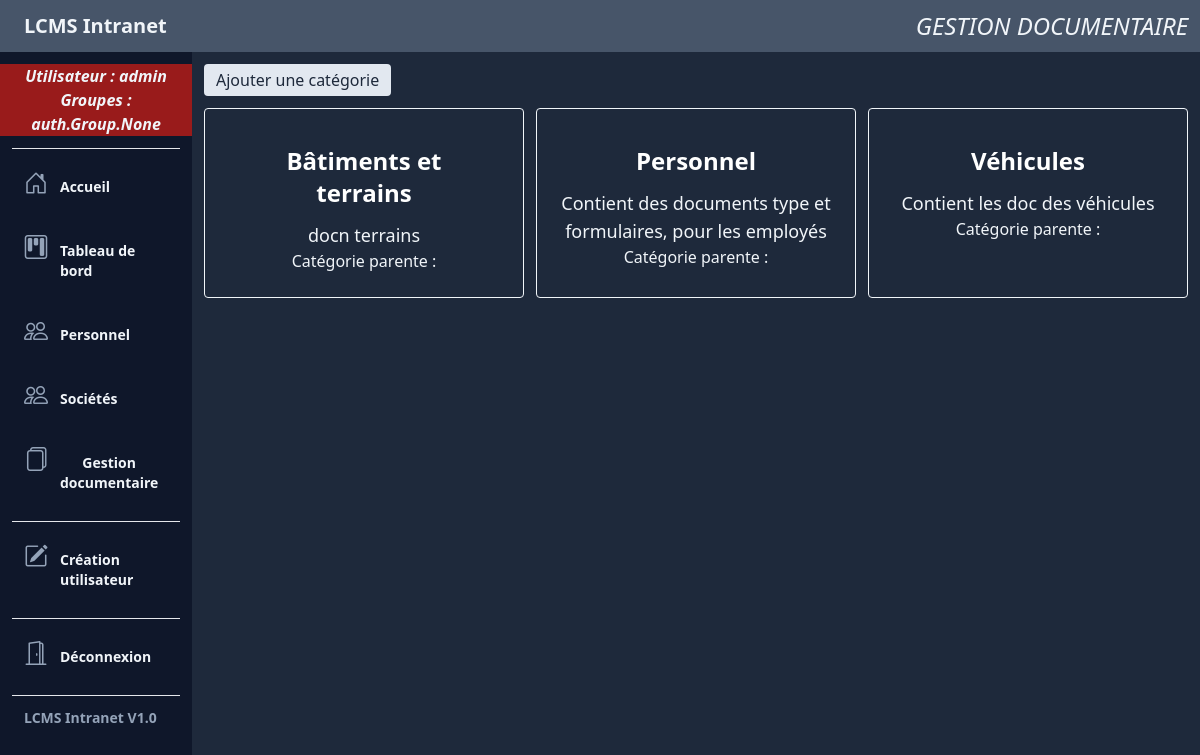
The page /gesdoc/ (signed in) on the database its author committed.
### gesdoc/models.py (models this page shows, shortened)
class DocumentCategories(models.Model):
    name = models.CharField(verbose_name="Nom", max_length=100)
    description = models.TextField(verbose_name="Description")
    parent_id = models.ForeignKey("self", verbose_name="Catégorie parente", related_name="documentCategory",
                                  on_delete=models.CASCADE, null=True, blank=True)
    class Meta:
        ordering = ('name',)
        verbose_name_plural = 'Document categories'

### gesdoc/views.py (the view)
# urls.py: path('', views.index, name='index'),
@login_required
def index(request, catId=None):
    print(catId)
    if catId is None:
        documentCategories = DocumentCategories.objects.filter(parent_id__isnull=True)
    else:
        documentCategories = DocumentCategories.objects.filter(parent_id__isnull=catId)
    return render(request, 'gesdoc/index.html',
                  {'documentCategories': documentCategories})

### gesdoc/templates/gesdoc/index.html (shortened to what this page needs)
{% extends 'core/base.html' %}
{% block big_title %}
    Gestion documentaire
{% endblock %}
{% block content %}
<div class="m-3">
    <nav class="mb-3">
        <div class="flex flex-row w-full space-x-3 text-slate-100">
            <a href="{% url 'gesdoc:new_document_category' %}"
               class="py-1 px-3 bg-slate-200 hover:bg-slate-400 transition duration-200 text-slate-800 rounded">Ajouter une catégorie</a>
        </div>
    </nav>
    <div class="grid grid-cols-3 gap-3">
        {% for documentCategory in documentCategories %}
            {% if documenCategory.parent_id %}
                <a href="{% url 'gesdoc:index_with_parentId' documenCategory.id %}">
            {% else %}
                <a href="{% url 'gesdoc:index' %}">
            {% endif %}
                <div class="p-6 text-slate-100 text-center h-full hover:bg-slate-900 border border-slate-100 rounded">
                    <div class="">
                        <h3 class="m-3 sm:text-sm md:text-lg lg:text-2xl xl:text-4xl font-semibold text-white">{{ documentCategory.name }}</h3>
                    </div>
                    <p class="text-center sm:text-sm md:text-lg text-slate-100">
                            {{ documentCategory.description }}
                    </p>
                    <p>Catégorie parente : {{ documenCategory.parent_id }}</p>
                </div>
            </a>
        {% endfor %}
    </div>
</div>
{% endblock %}

### core/templates/core/base.html (shortened to what this page needs)
{% load static %}
<!DOCTYPE html>
<html lang="en">
<head>
    <script src="https://cdn.tailwindcss.com"></script>
    <link rel="stylesheet" href="https://cdn.jsdelivr.net/npm/bootstrap-icons@1.7.2/font/bootstrap-icons.css">
</head>
<body class="bg-slate-800">
    <div class="relative flex">
        <div class="w-48 bg-slate-900 text-slate-100 space-y-3 fixed top-0 left-0 min-h-screen">
            <div class="px-6 py-3 text-left bg-slate-600">
                <a href="/" class="text-xl font-semibold">LCMS Intranet</a>
            </div>
            {% if request.user.is_authenticated %}
                {% if request.user.is_staff %}
                    <div class="bg-red-800 text-center italic font-semibold">
                {% else %}
                    <div class="text-center italic font-semibold">
                {% endif %}
                    Utilisateur : {{ request.user }}
                    Groupes : <br/>{{request.user.groups }}
                </div>
                <hr class="mx-3">
            {% endif %}
            <nav class="px-3 space-y-3">
                <div class="flex px-3 py-1 text-middle hover:bg-gray-700 rounded transition duration-200">
                    <i class="align-middle bi-house-door text-slate-400" style="font-size: 24px;"></i>
                    <a href="{% url 'core:index' %}" class="block p-3 text-sm font-semibold hover:bg-gray-700 rounded transition duration-200">Accueil</a>
                </div>
                {% if request.user.is_authenticated %}
                    <div class="flex px-3 py-1 text-middle hover:bg-gray-700 rounded transition duration-200">
                        <i class="bi-kanban text-slate-400" style="font-size: 24px;"></i>
                        <a href="{% url 'dashboard' %}" class="block p-3 text-sm font-semibold hover:bg-gray-700 rounded transition duration-200">Tableau de bord</a>
                    </div>
                    <div class="flex px-3 py-1 text-middle hover:bg-gray-700 rounded transition duration-200">
                        <i class="bi-people text-slate-400" style="font-size: 24px;"></i>
                        <button class="block p-3 text-sm font-semibold hover:bg-gray-700 rounded transition duration-200" hx-push-url="true" hx-get="{% url 'employees:index' %}" hx-target="#mainContent" hx-swap="outerHTML">Personnel</button>
                    </div>
                    <div class="flex px-3 py-1 text-middle hover:bg-gray-700 rounded transition duration-200">
                        <i class="bi-people text-slate-400" style="font-size: 24px;"></i>
                        <button class="block p-3 text-sm font-semibold hover:bg-gray-700 rounded transition duration-200" hx-push-url="true" hx-get="{% url 'employees:companies' %}" hx-target="#mainContent" hx-swap="outerHTML">Sociétés</button>
                    </div>
                    <div class="flex px-3 py-1 text-middle hover:bg-gray-700 rounded transition duration-200">
                        <i class="bi-files text-slate-400" style="font-size: 24px;"></i>
                        <button class="block p-3 text-sm font-semibold hover:bg-gray-700 rounded transition duration-200" hx-push-url="true" hx-get="{% url 'gesdoc:index' %}" hx-target="#mainContent" hx-swap="outerHTML">Gestion documentaire</button>
                    </div>
                    <hr>
                    {% if request.user.is_staff %}
                        <div class="flex px-3 py-1 text-middle hover:bg-gray-700 rounded transition duration-200">
                            <i class="bi-pencil-square text-slate-400" style="font-size: 24px;"></i>
                            <a href="{% url 'core:signup' %}" class="block p-3 text-sm font-semibold hover:bg-gray-700 rounded transition duration-200">Création utilisateur</a>
                        </div>
                        <hr>
                {% endif %}
                    <div class="flex px-3 py-1 text-middle hover:bg-gray-700 rounded transition duration-200">
                        <i class="bi-door-open text-slate-400" style="font-size: 24px;"></i>
                        <a href="{% url 'core:logout' %}" class="block p-3 text-sm font-semibold hover:bg-gray-700 rounded transition duration-200">Déconnexion</a>
                    </div>
                {% endif %}
                <hr>
                <div class="px-3 text-left">
                    <h3 class="text-sm text-slate-400 font-semibold">LCMS Intranet V1.0</h3>
                </div>
            </nav>
        </div>
    </div>
    <div id="mainContent" class="ml-48 flex-1 bg-slate-800">
        <div class="w-full p-2.5 pr-3 bg-slate-600 text-slate-100 text-2xl text-right uppercase italic">
            {% block big_title %}
            {% endblock %}
        </div>
        <div>
            {% block content %}
            {% endblock %}
        </div>
    </div>
</body>
</html>

### rows shown on the page
DocumentCategories: name "Bâtiments et terrains", description "docn terrains"
DocumentCategories: name "Personnel", description "Contient des documents type et formulaires, pour les employés"
DocumentCategories: name "Véhicules", description "Contient les doc des véhicules"

### other values the page prints
{{ request.user }} "admin"
{{ request.user.groups }} "auth.Group.None"
